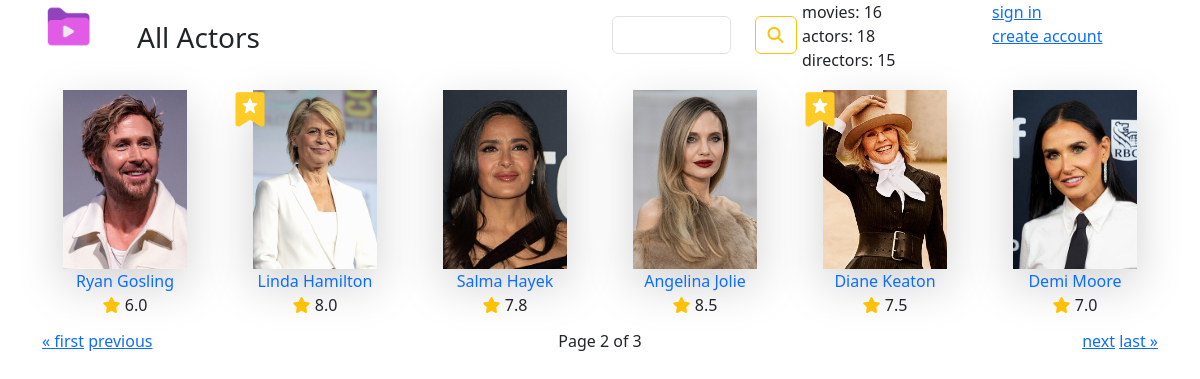
The page /actor/all/?page=2 on the database its author committed.
### imdb/models.py (models this page shows)
class Actor(models.Model):
    first_name = models.CharField(max_length=25)
    last_name = models.CharField(max_length=25)
    birth_date = models.DateField(blank=True)
    photo = models.ImageField(upload_to='actor_imgs', blank=True)
    sex = models.CharField(max_length=1, choices=sex_choises, blank=True)
    actors_by_user = models.ManyToManyField(User, related_name='favourite_actors', blank=True)
    objects = models.Manager()
    def __str__(self):
        return self.first_name + ' ' + self.last_name
    def get_absolute_url(self):
        return reverse("imdb:actor-detail", kwargs={"pk": self.id})

### imdb/views.py (the view)
# urls.py: path('actor/all/', ActorListView.as_view(), name='actor-list'),
class ActorListView(ListView):
    queryset = Actor.objects.order_by('last_name').annotate(actor_rating=Avg('movies__rating', default=0.0))
    paginate_by = 6

### imdb/forms.py
class SearchForm(Form):
    pattern = CharField()
    def __init__(self, *args, **kwargs):
        super().__init__(*args, **kwargs)
        for field_name, field in self.fields.items():
            field.widget.attrs['class'] = 'form-control'
        self.fields['pattern'].label = ""

### imdb/templatetags/movie_tags.py (called while the page is built)
@register.simple_tag(name='statistics')
def get_statistics():
    n1 = Movie.objects.count()
    n2 = Actor.objects.count()
    n3 = Director.objects.count()
    return {
        'num_movies': n1,
        'num_actors': n2,
        'num_directors': n3,
    }

@register.inclusion_tag(filename='imdb/search_form.html', name='search_form_tag')
def search_form_tag():
    return {
        'search_form': SearchForm()
    }

### imdb/templates/imdb/actor_list.html (shortened to what this page needs)
{% extends 'imdb/base.html' %}
{% block title2 %}All Actors{% endblock %}
{% block main %}
<div class="row">
    {% for actor in object_list %}
    <div class="col-2 text-center {% if actor.actors_by_user.all %}watchlist-item {% endif %}">
        <img src="{{actor.photo.url}}" class="w-75 h-75 object-fit-cover shadow-lg" alt="">
        <div>
            <a href="{{actor.get_absolute_url}}" class="text-decoration-none">{{actor}}</a>
            <p><span class="text-warning"><i class="fa-solid fa-star"></i></span> {{actor.actor_rating|floatformat:1}}</p>
        </div>
    </div>
    {% endfor %}
</div>
<div class="row">
    <div class="col-4">
        {% if page_obj.has_previous %}
            <a href="?page=1">&laquo; first</a>
            <a href="?page={{ page_obj.previous_page_number }}">previous</a>
        {% endif %}
    </div>
    <div class="col-4 text-center">
        <p>
            Page {{ page_obj.number }} of {{ page_obj.paginator.num_pages }}
        </p>
    </div>
    <div class="col-4 text-end">
        {% if page_obj.has_next %}
            <a href="?page={{ page_obj.next_page_number }}">next</a>
            <a href="?page={{ page_obj.paginator.num_pages }}">last &raquo;</a>
        {% endif %}
    </div>
</div>
{% endblock %}

### imdb/static/imdb/css/custom.css (style rules this page uses)
.watchlist-item { position: relative; }
.watchlist-item::after { content: ''; position: absolute; top: 0; left: 10px; width: 40px; height: 40px; background: url(../imgs/star.png); background-size: 100%; }

### rows shown on the page
Actor: photo (picture), first_name+last_name "Ryan Gosling", actor_rating "6.0"
Actor: photo (picture), first_name+last_name "Linda Hamilton", actor_rating "8.0"
Actor: photo (picture), first_name+last_name "Salma Hayek", actor_rating "7.8"
Actor: photo (picture), first_name+last_name "Angelina Jolie", actor_rating "8.5"
Actor: photo (picture), first_name+last_name "Diane Keaton", actor_rating "7.5"
Actor: photo (picture), first_name+last_name "Demi Moore", actor_rating "7.0"

### other values the page prints
{{ stat_obj.num_movies }} "16"
{{ stat_obj.num_actors }} "18"
{{ stat_obj.num_directors }} "15"
{{ page_obj.number }} "2"
{{ page_obj.paginator.num_pages }} "3"
